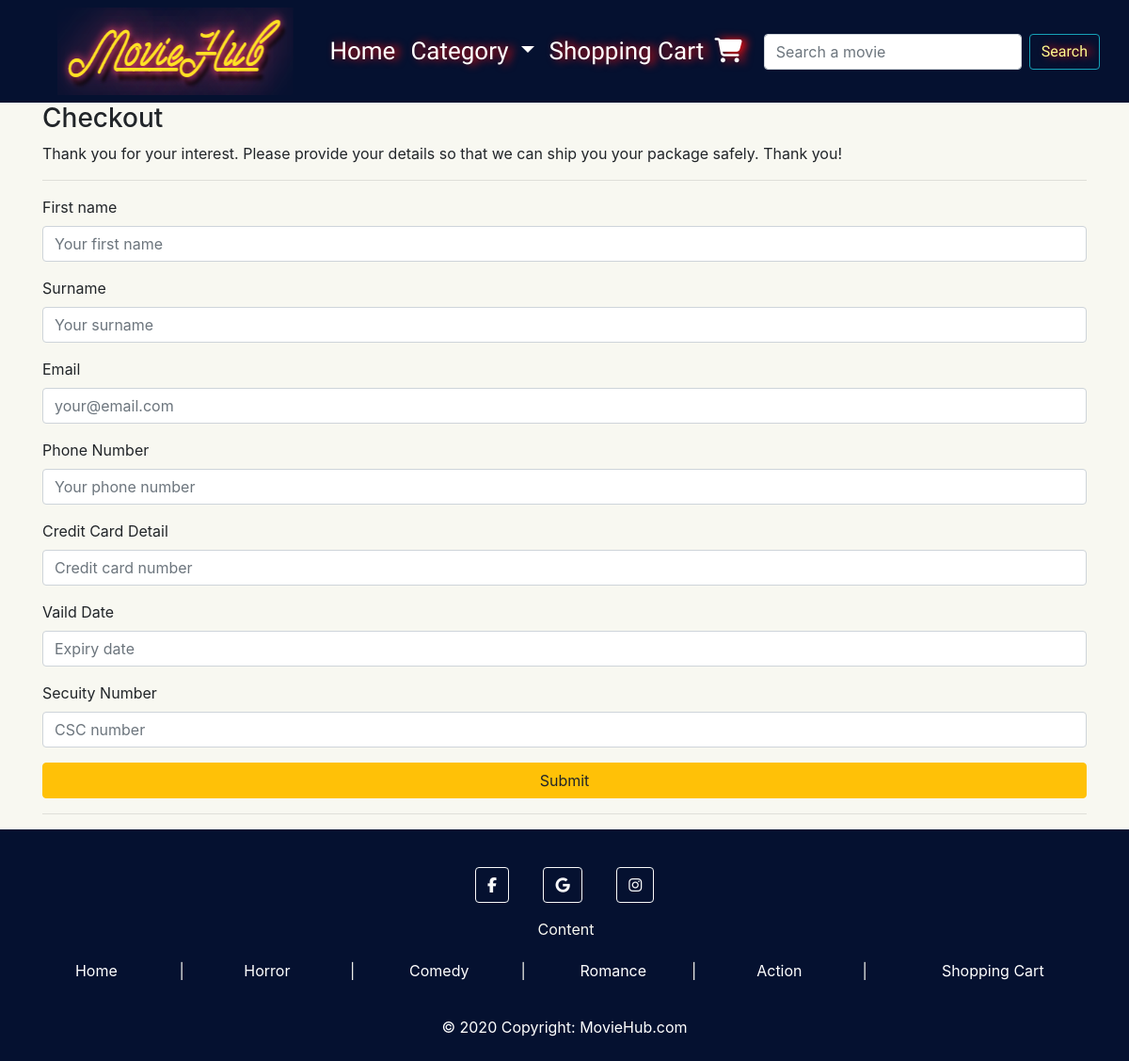
The app's page /checkout/ with its own data.
### models.py (models this page shows, shortened)
class Category(db.Model):
    __tablename__='categories'
    id = db.Column(db.Integer, primary_key=True)
    name = db.Column(db.String(64), unique=True)
    gen_image = db.Column(db.String(60), nullable=False)
    movies = db.relationship('Movie', backref='Category', cascade="all, delete-orphan")

### views.py (the view, shortened to what this page needs)
@bp.route('/checkout/', methods=['POST','GET'])
def checkout():
    form = CheckoutForm()
    categories = Category.query.order_by(Category.id).all()
    return render_template('checkout.html', form = form, categories = categories)

### forms.py
class CheckoutForm(FlaskForm):
    firstname = StringField("First name", validators=[InputRequired()])
    surname = StringField("Surname", validators=[InputRequired()])
    email = StringField("Email", validators=[InputRequired(), email()])
    phone = StringField("Phone Number", validators=[InputRequired()])
    cardnumber = StringField("Credit Card Detail", validators=[InputRequired()])
    expirydate = StringField("Vaild Date", validators=[InputRequired()])
    csc = StringField("Secuity Number", validators=[InputRequired()])
    submit = SubmitField("Submit")

### templates/checkout.html (shortened to what this page needs)
{% extends 'base.html' %}
{% import "bootstrap/wtf.html" as wtf %}
{% block main %}
    <section>
        <div class="container">
            <h3>Checkout</h3>
            <p>Thank you for your interest. Please provide your details so that we can ship you your package safely. Thank you! </p>
          <hr>
          <form action="" method="post" class="form" role="form">
           <d1>
            {{ wtf.form_field(form.firstname, class='form-control', placeholder='Your first name') }}
            {{ wtf.form_field(form.surname, class='form-control', placeholder='Your surname') }}
            {{ wtf.form_field(form.email, class='form-control', placeholder='your@email.com') }}
            {{ wtf.form_field(form.phone, class='form-control', placeholder='Your phone number') }}
            {{ wtf.form_field(form.cardnumber, class='form-control', placeholder='Credit card number') }}
            {{ wtf.form_field(form.expirydate, class='form-control', placeholder='Expiry date') }}
            {{ wtf.form_field(form.csc, class='form-control', placeholder='CSC number') }}
           </d1>
           <p><input type=submit class='btn btn-warning btn-block'>
          </form>
          <hr>
          </div>
    </section>
{% endblock %}

### templates/base.html (shortened to what this page needs)
<!doctype html>
<html lang="en">
  <head>
      <link rel="stylesheet" href="https://cdn.jsdelivr.net/npm/bootstrap@4.6.0/dist/css/bootstrap.min.css">
      <link rel="stylesheet" href="/static/css/styles.css" >
</head>
  <body style="background-color:rgb(248, 248, 241)">
    <header>
        <nav class="navbar navbar-expand-lg navbar-dark " style="background-color: rgb(5, 17, 48);">
            <div class="container-fluid">
                <div class="col-sm-3">
                    <a  href="{{ url_for('main.index') }}"><img src="/static/image/logo3.png" style="margin-left: 15px; width: 346px; height: 93px;" alt="logo"></img></a>
                </div>
                <div class="collapse navbar-collapse" id="navbarNavDropdown">
                    <ul class="navbar-nav ml-auto">
                        <li class="nav-item active">
                        <a class="nav-link lesscoolneon biggerfont" href="{{ url_for('main.index') }}">Home <span class="sr-only">(current)</span></a>
                        </li>
                        <li class="nav-item dropdown">
                            <a class="nav-link biggerfont dropdown-toggle active lesscoolneon" href="#" id="navbarDropdownMenuLink" role="button" data-toggle="dropdown" aria-haspopup="true" aria-expanded="false">
                            Category<span class="sr-only">(current)</span>
                            </a>
                        </li>
                        <li class="nav-item lesscoolneon">
                        <a class="nav-link biggerfont active" href="{{url_for('main.order')}}">Shopping Cart <i class="fa fa-shopping-cart" style="padding-left: 5px; padding-right: 15px;"></i></a>
                    </ul>
                </div>
                <form class="form-inline my-2 my-lg-0 " action="{{url_for('main.search')}}">
                    <input class="form-control mr-sm-2" type="search" placeholder="Search a movie" aria-label="Search" name="search">
                    <button class="btn btn-outline-info my-2 my-sm-0 lesscoolneon" type="submit">Search</button>
                </form>
            </div>
        </nav>
     </header>
  <div class="container-fluid">
      <main>
          {% block main %}{% endblock %}
      </main>
  </div>
        <footer class="text-center " style="background-color: rgb(5, 17, 48); color: rgb(248, 248, 241);">
        <div class="container p-4">
        <section class="mb-6">
            <a class="btn btn-outline-light btn-floating m-3" href="https://www.facebook.com/" role="button"
            ><i class="fab fa-facebook-f"></i
            ></a>
            <a class="btn btn-outline-light btn-floating m-3" href="https://www.google.com/search?q=movie" role="button"
            ><i class="fab fa-google"></i
            ></a>
            <a class="btn btn-outline-light btn-floating m-3" href="https://www.instagram.com/" role="button"
            ><i class="fab fa-instagram"></i></a>
        </section>
        <section class="">
        <div class="container-fluid" style="color: rgb(248, 248, 241);">
            <div class="row text-center">
            <div class="col-md-4"></div>
            <div class="col-md-4">Content</div>
            </div>
            <div class="row">
                <div class="col-sm-1">
                     <a href="{{ url_for('main.index') }}" class="text-white">Home</a>
                </div>
                <div class="col-sm-1"> | </div>
                {% for Category in categories %}
                <div class="col-sm-1">
                    <a href="{{ url_for('main.movie', cateid = Category.id)}}" class="text-white">{{Category.name}}</a>
                </div>
                <div class="col-sm-1"> | </div>
                {% endfor %}
                <div class="col-sm-2">
                    <a href="{{url_for('main.order')}}" class="text-white">Shopping Cart</a>
                </div>
            </div>
        </div>
        <section class="pt-3" >
            <div class=" text-center text-white" >
                © 2020 Copyright:
                <a class="text-white" href="#">MovieHub.com</a>
                </div>
        </section>
        </div>
        </footer>
</body>
</html>

### static/css/styles.css (style rules this page uses)
.row { padding-bottom: 20px !important; padding-left: 3px; }
.navbar-nav { text-decoration: none; }
.biggerfont { font-size: 26px; }
.lesscoolneon { color: rgb(255, 251, 143); text-shadow: 5px 0 10px #ff0e0e; font-family: 'Courgette', cursive; text-align:right; }
body { overflow-x: hidden; }
img { max-width: 100%; }

### records on screen
Category: name "Horror"
Category: name "Comedy"
Category: name "Romance"
Category: name "Action"
